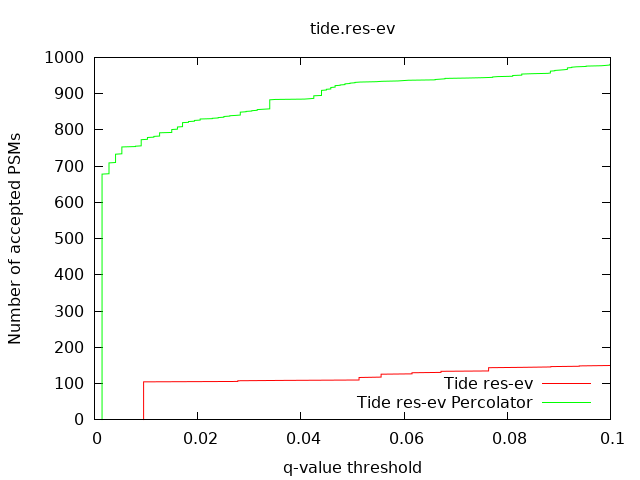

Reproduce this figure in gnuplot.
set output "/dev/null"
set terminal png
set title "tide.res-ev"
set xlabel "q-value threshold"
set ylabel "Number of accepted PSMs"
set xrange [0:0.1]
set key bottom right
plot "tide-res-ev/tide-search.q.txt" using 1:0 title "Tide res-ev" with lines lw 1
replot "tide-res-ev/tide-search.percolator.q.txt" using 1:0 title "Tide res-ev Percolator" with lines lw 1
set output
replot
